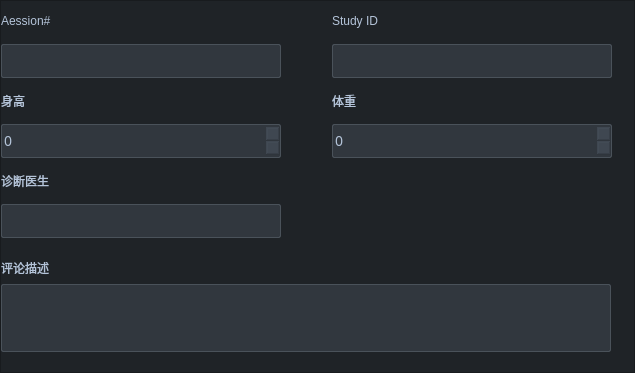
<?xml version="1.0" encoding="UTF-8"?>
<ui version="4.0">
 <class>MoreInfoWidget</class>
 <widget class="QFrame" name="MoreInfoWidget">
  <property name="geometry">
   <rect>
    <x>0</x>
    <y>0</y>
    <width>635</width>
    <height>373</height>
   </rect>
  </property>
  <property name="minimumSize">
   <size>
    <width>635</width>
    <height>373</height>
   </size>
  </property>
  <property name="maximumSize">
   <size>
    <width>635</width>
    <height>373</height>
   </size>
  </property>
  <property name="windowTitle">
   <string>Frame</string>
  </property>
  <property name="styleSheet">
   <string notr="true">background-color: #1F2327;</string>
  </property>
  <property name="frameShape">
   <enum>QFrame::StyledPanel</enum>
  </property>
  <property name="frameShadow">
   <enum>QFrame::Raised</enum>
  </property>
  <layout class="QVBoxLayout" name="verticalLayout">
   <property name="spacing">
    <number>0</number>
   </property>
   <property name="leftMargin">
    <number>0</number>
   </property>
   <property name="topMargin">
    <number>0</number>
   </property>
   <property name="rightMargin">
    <number>0</number>
   </property>
   <property name="bottomMargin">
    <number>0</number>
   </property>
   <item>
    <layout class="QVBoxLayout" name="allMoreWidget">
     <property name="spacing">
      <number>0</number>
     </property>
     <property name="topMargin">
      <number>0</number>
     </property>
     <property name="bottomMargin">
      <number>0</number>
     </property>
     <item>
      <layout class="QHBoxLayout" name="horizontalLayout_47">
       <property name="spacing">
        <number>31</number>
       </property>
       <property name="leftMargin">
        <number>0</number>
       </property>
       <property name="topMargin">
        <number>0</number>
       </property>
       <property name="bottomMargin">
        <number>0</number>
       </property>
       <item>
        <widget class="QWidget" name="verticalWidget_13" native="true">
         <property name="minimumSize">
          <size>
           <width>300</width>
           <height>80</height>
          </size>
         </property>
         <property name="maximumSize">
          <size>
           <width>300</width>
           <height>80</height>
          </size>
         </property>
         <layout class="QVBoxLayout" name="verticalLayout_17">
          <property name="spacing">
           <number>0</number>
          </property>
          <property name="leftMargin">
           <number>0</number>
          </property>
          <property name="topMargin">
           <number>0</number>
          </property>
          <property name="rightMargin">
           <number>0</number>
          </property>
          <property name="bottomMargin">
           <number>0</number>
          </property>
          <item>
           <layout class="QHBoxLayout" name="horizontalLayout_58">
            <item>
             <widget class="QLabel" name="label_36">
              <property name="minimumSize">
               <size>
                <width>70</width>
                <height>0</height>
               </size>
              </property>
              <property name="maximumSize">
               <size>
                <width>70</width>
                <height>16777215</height>
               </size>
              </property>
              <property name="styleSheet">
               <string notr="true">QLabel
{
font: 16px &quot;Microsoft YaHei&quot;;
color: #B4C4D9;
}
</string>
              </property>
              <property name="text">
               <string>Aession#</string>
              </property>
             </widget>
            </item>
            <item>
             <widget class="QLabel" name="AessionWarningLabel">
              <property name="styleSheet">
               <string notr="true">QLabel
{
font: 16px &quot;Microsoft YaHei&quot;;
color:rgb(255, 85, 0);
}
</string>
              </property>
              <property name="text">
               <string/>
              </property>
              <property name="alignment">
               <set>Qt::AlignLeading|Qt::AlignLeft|Qt::AlignVCenter</set>
              </property>
              <property name="indent">
               <number>10</number>
              </property>
             </widget>
            </item>
           </layout>
          </item>
          <item>
           <layout class="QHBoxLayout" name="horizontalLayout_59">
            <property name="spacing">
             <number>9</number>
            </property>
            <item>
             <widget class="QLineEdit" name="AessionEdit">
              <property name="minimumSize">
               <size>
                <width>280</width>
                <height>34</height>
               </size>
              </property>
              <property name="maximumSize">
               <size>
                <width>280</width>
                <height>34</height>
               </size>
              </property>
              <property name="contextMenuPolicy">
               <enum>Qt::NoContextMenu</enum>
              </property>
              <property name="styleSheet">
               <string notr="true">QLineEdit
{
border: 1px solid rgba(74,82,90,1);
border-radius:2px;
background:rgba(118, 133, 154, 0.2);
color:#B4C4D9;
font:normal 14px  Microsoft YaHei;
}
QLineEdit:focus
{
border:3px solid #9dadc1;
border-radius:6px
}
QLineEdit:disabled
{
background:rgba(118, 133, 154, 0.05);
border: 1px solid rgba(74,82,90,0.5);
color: rgba(180, 196, 217, 0.6);
}</string>
              </property>
             </widget>
            </item>
            <item>
             <widget class="QLabel" name="label_38">
              <property name="minimumSize">
               <size>
                <width>10</width>
                <height>0</height>
               </size>
              </property>
              <property name="maximumSize">
               <size>
                <width>10</width>
                <height>16777215</height>
               </size>
              </property>
              <property name="styleSheet">
               <string notr="true">QLabel
{
font: 16px &quot;Microsoft YaHei&quot;;
color: #B4C4D9;
}
</string>
              </property>
              <property name="text">
               <string/>
              </property>
             </widget>
            </item>
           </layout>
          </item>
         </layout>
        </widget>
       </item>
       <item>
        <widget class="QWidget" name="verticalWidget_15" native="true">
         <property name="minimumSize">
          <size>
           <width>300</width>
           <height>80</height>
          </size>
         </property>
         <property name="maximumSize">
          <size>
           <width>300</width>
           <height>80</height>
          </size>
         </property>
         <layout class="QVBoxLayout" name="verticalLayout_21">
          <property name="spacing">
           <number>0</number>
          </property>
          <property name="leftMargin">
           <number>0</number>
          </property>
          <property name="topMargin">
           <number>0</number>
          </property>
          <property name="rightMargin">
           <number>0</number>
          </property>
          <property name="bottomMargin">
           <number>0</number>
          </property>
          <item>
           <layout class="QHBoxLayout" name="horizontalLayout_62">
            <item>
             <widget class="QLabel" name="label_42">
              <property name="minimumSize">
               <size>
                <width>70</width>
                <height>0</height>
               </size>
              </property>
              <property name="maximumSize">
               <size>
                <width>70</width>
                <height>16777215</height>
               </size>
              </property>
              <property name="styleSheet">
               <string notr="true">QLabel
{
font: 16px &quot;Microsoft YaHei&quot;;
color: #B4C4D9;
}
</string>
              </property>
              <property name="text">
               <string>Study ID</string>
              </property>
             </widget>
            </item>
            <item>
             <widget class="QLabel" name="StudyIDWarningLabel">
              <property name="styleSheet">
               <string notr="true">QLabel
{
font: 16px &quot;Microsoft YaHei&quot;;
color:rgb(255, 85, 0);
}
</string>
              </property>
              <property name="text">
               <string/>
              </property>
              <property name="alignment">
               <set>Qt::AlignLeading|Qt::AlignLeft|Qt::AlignVCenter</set>
              </property>
              <property name="indent">
               <number>10</number>
              </property>
             </widget>
            </item>
           </layout>
          </item>
          <item>
           <layout class="QHBoxLayout" name="horizontalLayout_63">
            <property name="spacing">
             <number>9</number>
            </property>
            <item>
             <widget class="QLineEdit" name="StudyIDEdit">
              <property name="minimumSize">
               <size>
                <width>280</width>
                <height>34</height>
               </size>
              </property>
              <property name="maximumSize">
               <size>
                <width>280</width>
                <height>34</height>
               </size>
              </property>
              <property name="contextMenuPolicy">
               <enum>Qt::NoContextMenu</enum>
              </property>
              <property name="styleSheet">
               <string notr="true">QLineEdit
{
border: 1px solid rgba(74,82,90,1);
border-radius:2px;
background:rgba(118, 133, 154, 0.2);
color:#B4C4D9;
font:normal 14px  Microsoft YaHei;
}
QLineEdit:focus
{
border:3px solid #9dadc1;
border-radius:6px
}
QLineEdit:disabled
{
background:rgba(118, 133, 154, 0.05);
border: 1px solid rgba(74,82,90,0.5);
color: rgba(180, 196, 217, 0.6);
}</string>
              </property>
             </widget>
            </item>
            <item>
             <widget class="QLabel" name="label_44">
              <property name="minimumSize">
               <size>
                <width>10</width>
                <height>0</height>
               </size>
              </property>
              <property name="maximumSize">
               <size>
                <width>10</width>
                <height>16777215</height>
               </size>
              </property>
              <property name="styleSheet">
               <string notr="true">QLabel
{
font: 16px &quot;Microsoft YaHei&quot;;
color: #B4C4D9;
}
</string>
              </property>
              <property name="text">
               <string/>
              </property>
             </widget>
            </item>
           </layout>
          </item>
         </layout>
        </widget>
       </item>
      </layout>
     </item>
     <item>
      <layout class="QHBoxLayout" name="horizontalLayout_49">
       <property name="spacing">
        <number>31</number>
       </property>
       <property name="leftMargin">
        <number>0</number>
       </property>
       <property name="topMargin">
        <number>0</number>
       </property>
       <property name="bottomMargin">
        <number>0</number>
       </property>
       <item>
        <widget class="QWidget" name="verticalWidget_16" native="true">
         <property name="minimumSize">
          <size>
           <width>300</width>
           <height>80</height>
          </size>
         </property>
         <property name="maximumSize">
          <size>
           <width>300</width>
           <height>80</height>
          </size>
         </property>
         <layout class="QVBoxLayout" name="verticalLayout_22">
          <property name="spacing">
           <number>0</number>
          </property>
          <property name="leftMargin">
           <number>0</number>
          </property>
          <property name="topMargin">
           <number>0</number>
          </property>
          <property name="rightMargin">
           <number>0</number>
          </property>
          <property name="bottomMargin">
           <number>0</number>
          </property>
          <item>
           <layout class="QHBoxLayout" name="horizontalLayout_66">
            <item>
             <widget class="QLabel" name="label_49">
              <property name="minimumSize">
               <size>
                <width>32</width>
                <height>0</height>
               </size>
              </property>
              <property name="maximumSize">
               <size>
                <width>32</width>
                <height>16777215</height>
               </size>
              </property>
              <property name="styleSheet">
               <string notr="true">QLabel
{
font: 16px &quot;Microsoft YaHei&quot;;
color: #B4C4D9;
}
</string>
              </property>
              <property name="text">
               <string>身高</string>
              </property>
             </widget>
            </item>
            <item>
             <widget class="QLabel" name="HeightWarningLabel">
              <property name="styleSheet">
               <string notr="true">QLabel
{
font: 16px &quot;Microsoft YaHei&quot;;
color:rgb(255, 85, 0);
}
</string>
              </property>
              <property name="text">
               <string/>
              </property>
              <property name="alignment">
               <set>Qt::AlignLeading|Qt::AlignLeft|Qt::AlignVCenter</set>
              </property>
              <property name="indent">
               <number>10</number>
              </property>
             </widget>
            </item>
           </layout>
          </item>
          <item>
           <layout class="QHBoxLayout" name="horizontalLayout_67">
            <property name="spacing">
             <number>9</number>
            </property>
            <item>
             <widget class="QSpinBox" name="HeightSpinBox">
              <property name="minimumSize">
               <size>
                <width>280</width>
                <height>34</height>
               </size>
              </property>
              <property name="maximumSize">
               <size>
                <width>280</width>
                <height>34</height>
               </size>
              </property>
              <property name="contextMenuPolicy">
               <enum>Qt::NoContextMenu</enum>
              </property>
              <property name="styleSheet">
               <string notr="true">QSpinBox
{
border: 1px solid rgba(74,82,90,1);
border-radius:2px;
background:rgba(118, 133, 154, 0.2);
color:#B4C4D9;
font:normal 14px  Microsoft YaHei;
}
QSpinBox:focus
{
border:3px solid #9dadc1;
border-radius:6px
}
QSpinBox:disabled
{
background:rgba(118, 133, 154, 0.05);
border: 1px solid rgba(74,82,90,0.5);
color: rgba(180, 196, 217, 0.6);
}</string>
              </property>
              <property name="suffix">
               <string/>
              </property>
              <property name="maximum">
               <number>300</number>
              </property>
             </widget>
            </item>
            <item>
             <widget class="QLabel" name="label_51">
              <property name="minimumSize">
               <size>
                <width>10</width>
                <height>0</height>
               </size>
              </property>
              <property name="maximumSize">
               <size>
                <width>10</width>
                <height>16777215</height>
               </size>
              </property>
              <property name="styleSheet">
               <string notr="true">QLabel
{
font: 16px &quot;Microsoft YaHei&quot;;
color: #B4C4D9;
}
</string>
              </property>
              <property name="text">
               <string/>
              </property>
             </widget>
            </item>
           </layout>
          </item>
         </layout>
        </widget>
       </item>
       <item>
        <widget class="QWidget" name="verticalWidget_17" native="true">
         <property name="minimumSize">
          <size>
           <width>300</width>
           <height>80</height>
          </size>
         </property>
         <property name="maximumSize">
          <size>
           <width>300</width>
           <height>80</height>
          </size>
         </property>
         <layout class="QVBoxLayout" name="verticalLayout_23">
          <property name="spacing">
           <number>0</number>
          </property>
          <property name="leftMargin">
           <number>0</number>
          </property>
          <property name="topMargin">
           <number>0</number>
          </property>
          <property name="rightMargin">
           <number>0</number>
          </property>
          <property name="bottomMargin">
           <number>0</number>
          </property>
          <item>
           <layout class="QHBoxLayout" name="horizontalLayout_68">
            <item>
             <widget class="QLabel" name="label_52">
              <property name="minimumSize">
               <size>
                <width>32</width>
                <height>0</height>
               </size>
              </property>
              <property name="maximumSize">
               <size>
                <width>32</width>
                <height>16777215</height>
               </size>
              </property>
              <property name="styleSheet">
               <string notr="true">QLabel
{
font: 16px &quot;Microsoft YaHei&quot;;
color: #B4C4D9;
}
</string>
              </property>
              <property name="text">
               <string>体重</string>
              </property>
             </widget>
            </item>
            <item>
             <widget class="QLabel" name="WeightWarningLabel">
              <property name="styleSheet">
               <string notr="true">QLabel
{
font: 16px &quot;Microsoft YaHei&quot;;
color:rgb(255, 85, 0);
}
</string>
              </property>
              <property name="text">
               <string/>
              </property>
              <property name="alignment">
               <set>Qt::AlignLeading|Qt::AlignLeft|Qt::AlignVCenter</set>
              </property>
              <property name="indent">
               <number>10</number>
              </property>
             </widget>
            </item>
           </layout>
          </item>
          <item>
           <layout class="QHBoxLayout" name="horizontalLayout_69">
            <property name="spacing">
             <number>9</number>
            </property>
            <item>
             <widget class="QSpinBox" name="WeightSpinBOx">
              <property name="minimumSize">
               <size>
                <width>280</width>
                <height>34</height>
               </size>
              </property>
              <property name="maximumSize">
               <size>
                <width>280</width>
                <height>34</height>
               </size>
              </property>
              <property name="contextMenuPolicy">
               <enum>Qt::NoContextMenu</enum>
              </property>
              <property name="styleSheet">
               <string notr="true">QSpinBox
{
border: 1px solid rgba(74,82,90,1);
border-radius:2px;
background:rgba(118, 133, 154, 0.2);
color:#B4C4D9;
font:normal 14px  Microsoft YaHei;
}
QSpinBox:focus
{
border:3px solid #9dadc1;
border-radius:6px
}
QSpinBox:disabled
{
background:rgba(118, 133, 154, 0.05);
border: 1px solid rgba(74,82,90,0.5);
color: rgba(180, 196, 217, 0.6);
}</string>
              </property>
              <property name="suffix">
               <string/>
              </property>
              <property name="maximum">
               <number>500</number>
              </property>
             </widget>
            </item>
            <item>
             <widget class="QLabel" name="label_54">
              <property name="minimumSize">
               <size>
                <width>10</width>
                <height>0</height>
               </size>
              </property>
              <property name="maximumSize">
               <size>
                <width>10</width>
                <height>16777215</height>
               </size>
              </property>
              <property name="styleSheet">
               <string notr="true">QLabel
{
font: 16px &quot;Microsoft YaHei&quot;;
color: #B4C4D9;
}
</string>
              </property>
              <property name="text">
               <string/>
              </property>
             </widget>
            </item>
           </layout>
          </item>
         </layout>
        </widget>
       </item>
      </layout>
     </item>
     <item>
      <layout class="QHBoxLayout" name="horizontalLayout_70">
       <property name="spacing">
        <number>0</number>
       </property>
       <property name="leftMargin">
        <number>0</number>
       </property>
       <property name="topMargin">
        <number>0</number>
       </property>
       <property name="bottomMargin">
        <number>0</number>
       </property>
       <item>
        <widget class="QWidget" name="verticalWidget_18" native="true">
         <property name="minimumSize">
          <size>
           <width>300</width>
           <height>80</height>
          </size>
         </property>
         <property name="maximumSize">
          <size>
           <width>300</width>
           <height>80</height>
          </size>
         </property>
         <layout class="QVBoxLayout" name="verticalLayout_24">
          <property name="spacing">
           <number>0</number>
          </property>
          <property name="leftMargin">
           <number>0</number>
          </property>
          <property name="topMargin">
           <number>0</number>
          </property>
          <property name="rightMargin">
           <number>0</number>
          </property>
          <property name="bottomMargin">
           <number>0</number>
          </property>
          <item>
           <layout class="QHBoxLayout" name="horizontalLayout_71">
            <item>
             <widget class="QLabel" name="label_55">
              <property name="minimumSize">
               <size>
                <width>64</width>
                <height>0</height>
               </size>
              </property>
              <property name="maximumSize">
               <size>
                <width>64</width>
                <height>16777215</height>
               </size>
              </property>
              <property name="styleSheet">
               <string notr="true">QLabel
{
font: 16px &quot;Microsoft YaHei&quot;;
color: #B4C4D9;
}
</string>
              </property>
              <property name="text">
               <string>诊断医生</string>
              </property>
             </widget>
            </item>
            <item>
             <widget class="QLabel" name="ReferralDoctorWarningLabel">
              <property name="styleSheet">
               <string notr="true">QLabel
{
font: 16px &quot;Microsoft YaHei&quot;;
color:rgb(255, 85, 0);
}
</string>
              </property>
              <property name="text">
               <string/>
              </property>
              <property name="alignment">
               <set>Qt::AlignLeading|Qt::AlignLeft|Qt::AlignVCenter</set>
              </property>
              <property name="indent">
               <number>10</number>
              </property>
             </widget>
            </item>
           </layout>
          </item>
          <item>
           <layout class="QHBoxLayout" name="horizontalLayout_72">
            <property name="spacing">
             <number>9</number>
            </property>
            <item>
             <widget class="QLineEdit" name="ReferralDoctorEdit">
              <property name="minimumSize">
               <size>
                <width>280</width>
                <height>34</height>
               </size>
              </property>
              <property name="maximumSize">
               <size>
                <width>280</width>
                <height>34</height>
               </size>
              </property>
              <property name="contextMenuPolicy">
               <enum>Qt::NoContextMenu</enum>
              </property>
              <property name="styleSheet">
               <string notr="true">QLineEdit
{
border: 1px solid rgba(74,82,90,1);
border-radius:2px;
background:rgba(118, 133, 154, 0.2);
color:#B4C4D9;
font:normal 14px  Microsoft YaHei;
}
QLineEdit:focus
{
border:3px solid #9dadc1;
border-radius:6px
}
QLineEdit:disabled
{
background:rgba(118, 133, 154, 0.05);
border: 1px solid rgba(74,82,90,0.5);
color: rgba(180, 196, 217, 0.6);
}</string>
              </property>
             </widget>
            </item>
            <item>
             <widget class="QLabel" name="label_57">
              <property name="minimumSize">
               <size>
                <width>10</width>
                <height>0</height>
               </size>
              </property>
              <property name="maximumSize">
               <size>
                <width>10</width>
                <height>16777215</height>
               </size>
              </property>
              <property name="styleSheet">
               <string notr="true">QLabel
{
font: 16px &quot;Microsoft YaHei&quot;;
color: #B4C4D9;
}
</string>
              </property>
              <property name="text">
               <string/>
              </property>
             </widget>
            </item>
           </layout>
          </item>
         </layout>
        </widget>
       </item>
       <item>
        <spacer name="horizontalSpacer_2">
         <property name="orientation">
          <enum>Qt::Horizontal</enum>
         </property>
         <property name="sizeHint" stdset="0">
          <size>
           <width>40</width>
           <height>20</height>
          </size>
         </property>
        </spacer>
       </item>
      </layout>
     </item>
     <item>
      <layout class="QVBoxLayout" name="verticalLayout_25">
       <property name="topMargin">
        <number>10</number>
       </property>
       <property name="rightMargin">
        <number>20</number>
       </property>
       <property name="bottomMargin">
        <number>20</number>
       </property>
       <item>
        <layout class="QHBoxLayout" name="horizontalLayout">
         <property name="spacing">
          <number>0</number>
         </property>
         <property name="topMargin">
          <number>0</number>
         </property>
         <item>
          <widget class="QLabel" name="label_58">
           <property name="minimumSize">
            <size>
             <width>64</width>
             <height>0</height>
            </size>
           </property>
           <property name="maximumSize">
            <size>
             <width>64</width>
             <height>16777215</height>
            </size>
           </property>
           <property name="styleSheet">
            <string notr="true">QLabel
{
font: 16px &quot;Microsoft YaHei&quot;;
color: #B4C4D9;
}
</string>
           </property>
           <property name="text">
            <string>评论描述</string>
           </property>
          </widget>
         </item>
         <item>
          <widget class="QLabel" name="DescWarningLabel">
           <property name="styleSheet">
            <string notr="true">QLabel
{
font: 16px &quot;Microsoft YaHei&quot;;
color:rgb(255, 85, 0);
}
</string>
           </property>
           <property name="text">
            <string/>
           </property>
           <property name="alignment">
            <set>Qt::AlignLeading|Qt::AlignLeft|Qt::AlignVCenter</set>
           </property>
           <property name="indent">
            <number>10</number>
           </property>
          </widget>
         </item>
        </layout>
       </item>
       <item>
        <widget class="QTextEdit" name="DescTextEdit">
         <property name="minimumSize">
          <size>
           <width>610</width>
           <height>68</height>
          </size>
         </property>
         <property name="maximumSize">
          <size>
           <width>610</width>
           <height>68</height>
          </size>
         </property>
         <property name="contextMenuPolicy">
          <enum>Qt::NoContextMenu</enum>
         </property>
         <property name="styleSheet">
          <string notr="true">QTextEdit
{
border: 1px solid rgba(74,82,90,1);
border-radius:2px;
background:rgba(118, 133, 154, 0.2);
color:#B4C4D9;
font:normal 14px  Microsoft YaHei;
}

QTextEdit:focus
{
border:3px solid #9dadc1;
border-radius:6px
}

QTextEdit:disabled
{
background:rgba(118, 133, 154, 0.05);
border: 1px solid rgba(74,82,90,0.5);
color: rgba(180, 196, 217, 0.6);
}</string>
         </property>
        </widget>
       </item>
      </layout>
     </item>
    </layout>
   </item>
  </layout>
 </widget>
 <resources/>
 <connections/>
</ui>
